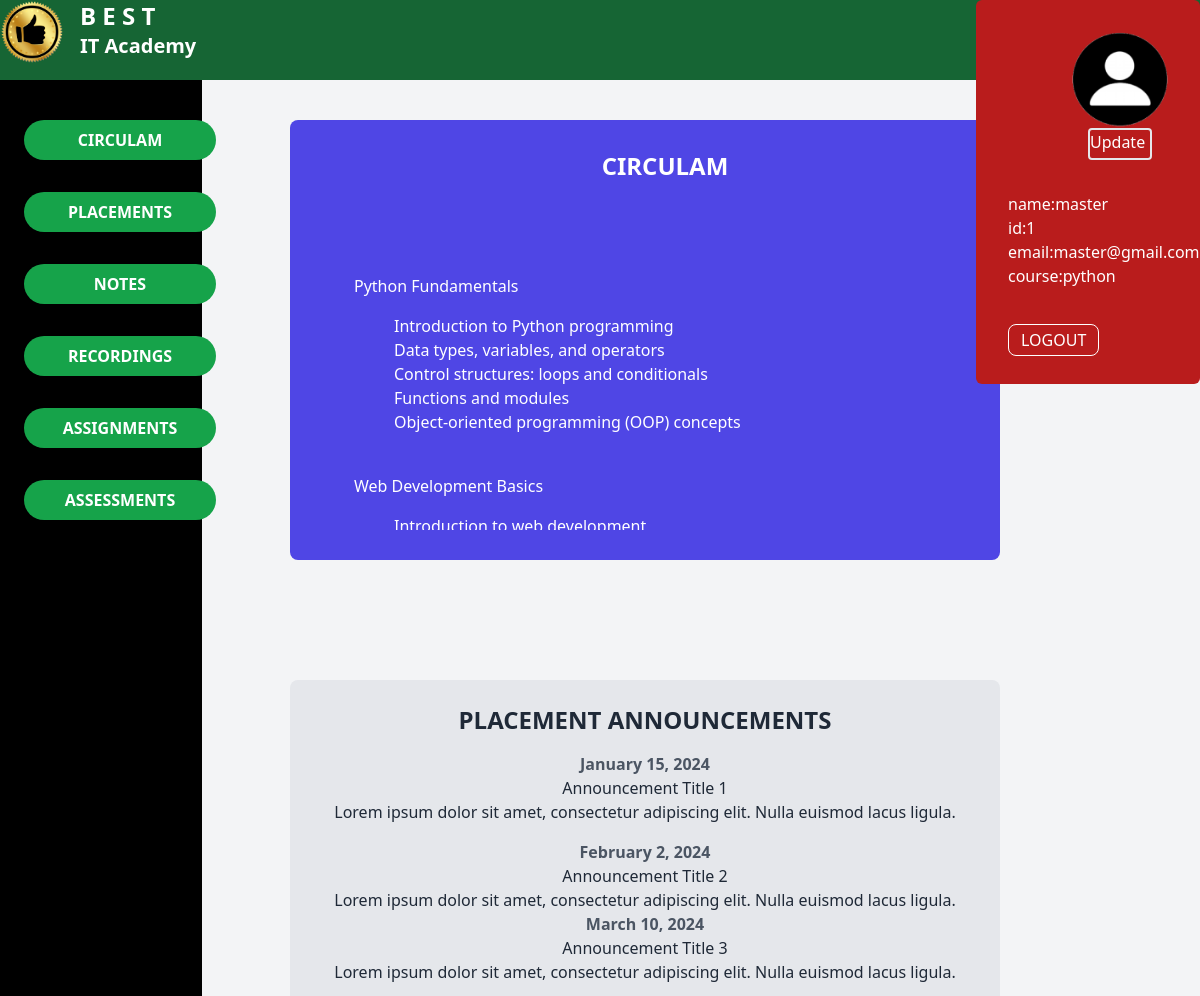
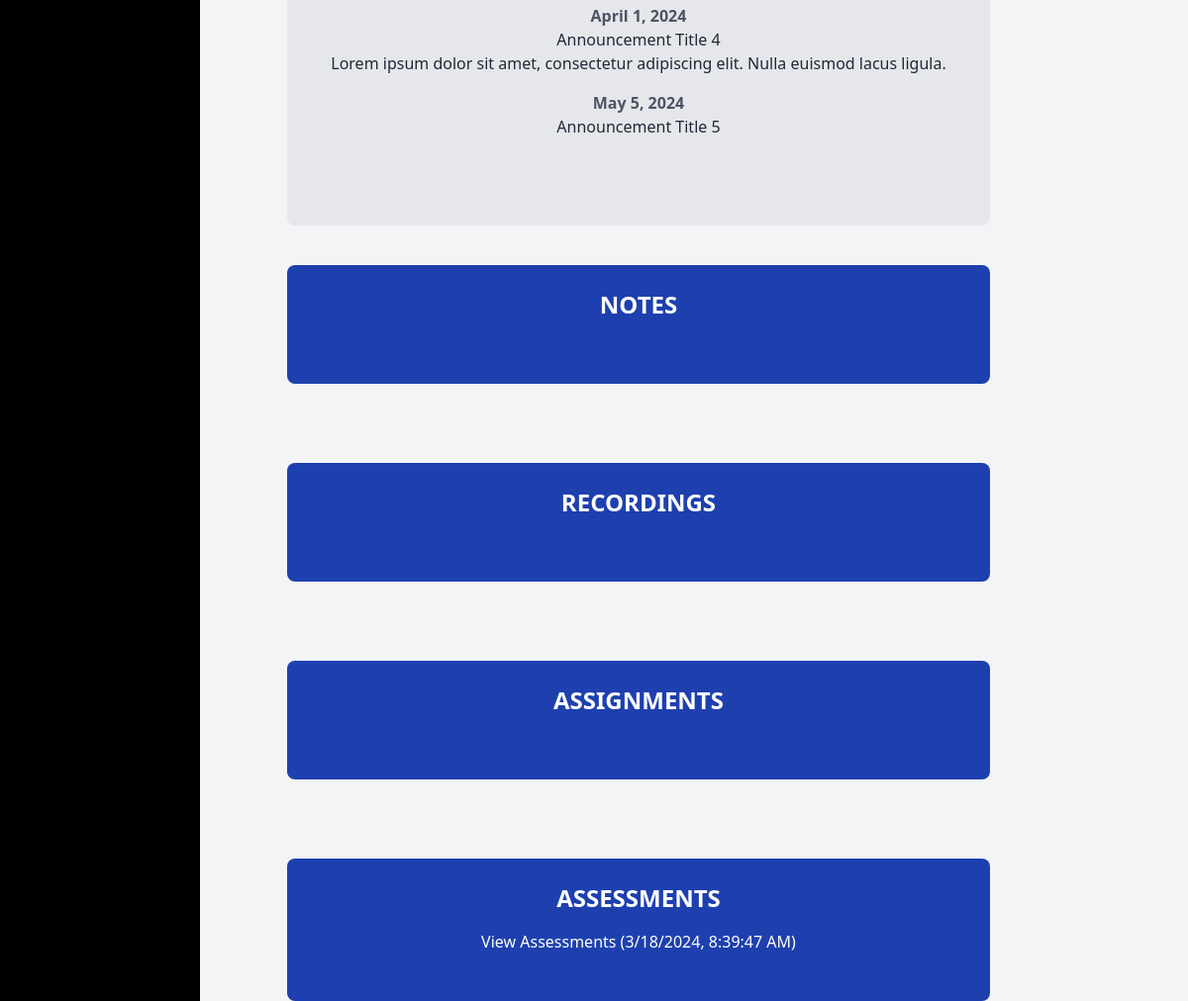
The page /java_course (signed in) on the database its author committed (2 pictures, top to bottom).
### app/models/models.py (models this page shows, shortened)
class User(UserMixin,db.Model):
    id = db.Column(db.Integer, primary_key=True)
    email = db.Column(db.String(100), unique=True, nullable=False)
    username = db.Column(db.String(64), index=True, unique=True)
    password_hash = db.Column(db.String(128))  # Changed field name to password_hash
    course = db.Column(db.String(64))  # Add course column
    profile_image = db.Column(db.String(100), default='default.png')

### app/routes/stu_course.py (the view)
@course_bp.route("/java_course", methods=["GET", "POST"])
def java_course():
    csrf_token = generate_csrf()
    if 'username' not in session:
        flash("Please log in first.")
        return redirect('/student_login')
    username = session.get('username')
    course = session.get('course')
    upload_folders = current_app.config.get('UPLOAD_FOLDERS', {}).get('java', {})
    for folder_name, folder_path in upload_folders.items():
        if not os.path.exists(folder_path):
            os.makedirs(folder_path)
    file_notes = os.listdir(upload_folders.get('notes', ''))
    file_recordings = os.listdir(upload_folders.get('recordings', ''))
    file_assignments = os.listdir(upload_folders.get('assignments', ''))
    file_assessments = os.listdir(upload_folders.get('assessments', ''))
    return render_template("java_course.html", username=username, course=course,
                           file_notes=file_notes, file_recordings=file_recordings,
                           file_assignments=file_assignments, file_assessments=file_assessments, csrf_token=csrf_token)

### app/extensions/login_manager.py (called while the page is built)
@login_manager.user_loader
def load_user(user_id):
    user = User.query.get(user_id)
    if not user:
        user = Faculty.query.get(user_id)
    return user

### app/templates/java_course.html (shortened to what this page needs)
<!DOCTYPE html>
<html lang="en">
<head>
    <script src="https://cdn.tailwindcss.com"></script>
</head>
<body class="bg-gray-100 font-sans bg-custom ">
    <div class="bg-green-800 text-white flex flex-row w-full h-20 justify-between fixed">
        <div class="flex flex-row">
            <div>
                <img src="\static\images\Picture2.png" class="h-16 rounded-full">
            </div>
            <ul class="flex flex-col text-xl ml-4">
                <b class="text-2xl">B E S T</b>
                <b class="">IT Academy</b>
            </ul>
        </div>
        <div class="bg-red-700 h-96 w-56 grid grid-cols-1 justify-center items-center rounded-md">
            <div class="pl-8 pr-8">
                <div class="profile-image-container ml-16">
                    {% if current_user.profile_image %}
                    <img id="profile-image" src="{{ url_for('static', filename='profile_pics/' + current_user.profile_image) }}" class="h-24 w-24 rounded-full" alt="{{ current_user.username }}'s Profile Image" onerror="this.onerror=null;this.src='{{ url_for('static', filename='profile_pics/profile.png') }}';" />
                    {% else %}
                    <img id="profile-image" src="{{ url_for('static', filename='profile_pics/default.png') }}" class="h-16 w-16 rounded-full" alt="Default Profile Image">
                    {% endif %}
                </div>
                <button id="edit-profile-btn" class="ml-20 border-2 flex inline text-white rounded h-8 w-16">Update</button>
                <p class="mt-8">name:{{current_user.username}}<p>
                <p>id:{{current_user.id}}</p>
                <p class="pr-10">email:{{current_user.email}}</p>
                <p class="mb-10">course:{{current_user.course}}</p>
                <a href="/" class="border border-white py-1 px-3 rounded-lg mt-8">LOGOUT</a>
            </div>
        </div>
    </div>
    <div class="container flex justify-between gap-30">
        <div class="w-1/5 grid grid-cols-1 fixed text-green-500 p-6 items-center">
            <div class="my-4">
                <button class="bg-green-600 hover:bg-red-700 text-white font-bold py-2 px-4 rounded-full w-full" onclick="scrollToSection('Circulam')">CIRCULAM</button>
            </div>
            <div class="my-4">
                <button class="bg-green-600 hover:bg-red-700 text-white font-bold py-2 px-4 rounded-full w-full" onclick="scrollToSection('placements')">PLACEMENTS</button>
            </div>
            <div class="my-4">
                <button class="bg-green-600 hover:bg-red-700 text-white font-bold py-2 px-4 rounded-full w-full" onclick="scrollToSection('notes')">NOTES</button>
            </div>
            <div class="my-4">
                <button class="bg-green-600 hover:bg-red-700 text-white font-bold py-2 px-4 rounded-full w-full" onclick="scrollToSection('recordings')">RECORDINGS</button>
            </div>
            <div class="my-4">
                <button class="bg-green-600 hover:bg-red-700 text-white font-bold py-2 px-4 rounded-full w-full" onclick="scrollToSection('assignments')">ASSIGNMENTS</button>
            </div>
            <div class="my-4">
                <button class="bg-green-600 hover:bg-red-700 text-white font-bold py-2 px-4 rounded-full w-full" onclick="scrollToSection('assessments')">ASSESSMENTS</button>
            </div>
        </div>
        <div class="w-1/5 bg-black">
        </div>
        <div class="w-3/4 px-6 mt-10 grid grid-cols-1 ml-16 gap-20">
            <div class="bg-indigo-600 text-white p-6 rounded-lg mb-6 h-full pl-16 grid items-center justify-center" id="Circulam">
                <h1 class="text-2xl font-bold mb-4 text-center h-24">CIRCULAM</h1>
                <div class="overflow-y-scroll h-64 pr-10">
                    <div class="pb-10">
                        <h1 class="pb-4">Python Fundamentals</h1>
                        <ul class="pl-10">
                            <p> Introduction to Python programming</p>
                            <p>  Data types, variables, and operators</p>
                            <p>  Control structures: loops and conditionals</p>
                            <p> Functions and modules</p>
                            <p> Object-oriented programming (OOP) concepts</p>
                        </ul>
                    </div>
                    <div  class="pb-10">
                        <h1 class="pb-4">Web Development Basics</h1>
                        <ul class="pl-10">
                            <p> Introduction to web development</p>
                        </ul>
                    </div>
                </div>
            </div>
            <div class="bg-gray-200 text-gray-800 p-6 rounded-lg mb-6 text-center h-full mt-10" id="placements">
                <h1 class="text-2xl font-bold mb-4 ">PLACEMENT ANNOUNCEMENTS</h1>
                <ol class="announcements-list overflow-y-scroll h-96">
                    <li class="announcement mb-4">
                    <p class="announcement-date font-bold text-gray-600">January 15, 2024</p>
                        <h2>Announcement Title 1</h2>
                        <p>Lorem ipsum dolor sit amet, consectetur adipiscing elit. Nulla euismod lacus ligula.</p>
                    </li>
                    <p class="announcement-date font-bold text-gray-600">February 2, 2024</p>
                        <h2>Announcement Title 2</h2>
                        <p>Lorem ipsum dolor sit amet, consectetur adipiscing elit. Nulla euismod lacus ligula.</p>
                    <li class="announcement mb-4">
                        <p class="announcement-date font-bold text-gray-600">March 10, 2024</p>
                        <h2>Announcement Title 3</h2>
                        <p>Lorem ipsum dolor sit amet, consectetur adipiscing elit. Nulla euismod lacus ligula.</p>
                    </li>
                    <li class="announcement mb-4">
                        <p class="announcement-date font-bold text-gray-600">April 1, 2024</p>
                        <h2>Announcement Title 4</h2>
                        <p>Lorem ipsum dolor sit amet, consectetur adipiscing elit. Nulla euismod lacus ligula.</p>
                    </li>
                    <li class="announcement mb-4">
                        <p class="announcement-date font-bold text-gray-600">May 5, 2024</p>
                        <h2>Announcement Title 5</h2>
                    </li>
                </ol>
            </div>
            <div class="bg-blue-800 text-white p-6 rounded-lg mb-6 overflow-y-scroll h-full text-center" id="notes">
                <h1 class="text-2xl font-bold mb-4">NOTES</h1>
            </div>
            <div class="bg-blue-800 text-white p-6 rounded-lg mb-6 overflow-y-scroll h-full text-center" id="recordings">
                <h1 class="text-2xl font-bold mb-4">RECORDINGS</h1>
            </div>
            <div class="bg-blue-800 text-white p-6 rounded-lg mb-6 overflow-y-scroll h-full text-center" id="assignments">
                <h1 class="text-2xl font-bold mb-4">ASSIGNMENTS</h1>
            </div>
            <div class="bg-blue-800 text-white p-6 rounded-lg mb-6 overflow-y-scroll h-full text-center" id="assessments">
                <h1 class="text-2xl font-bold mb-4">ASSESSMENTS</h1>
                <a id="assessmentLink" href="/assessments/{{ current_user.course }}" class="btn-link">View Assessments</a>
            </div>
        </div>
    </div>
</body>
</html>

### rows shown on the page
User: profile_image (picture), username "master", id "1", email "master@gmail.com", course "python"
